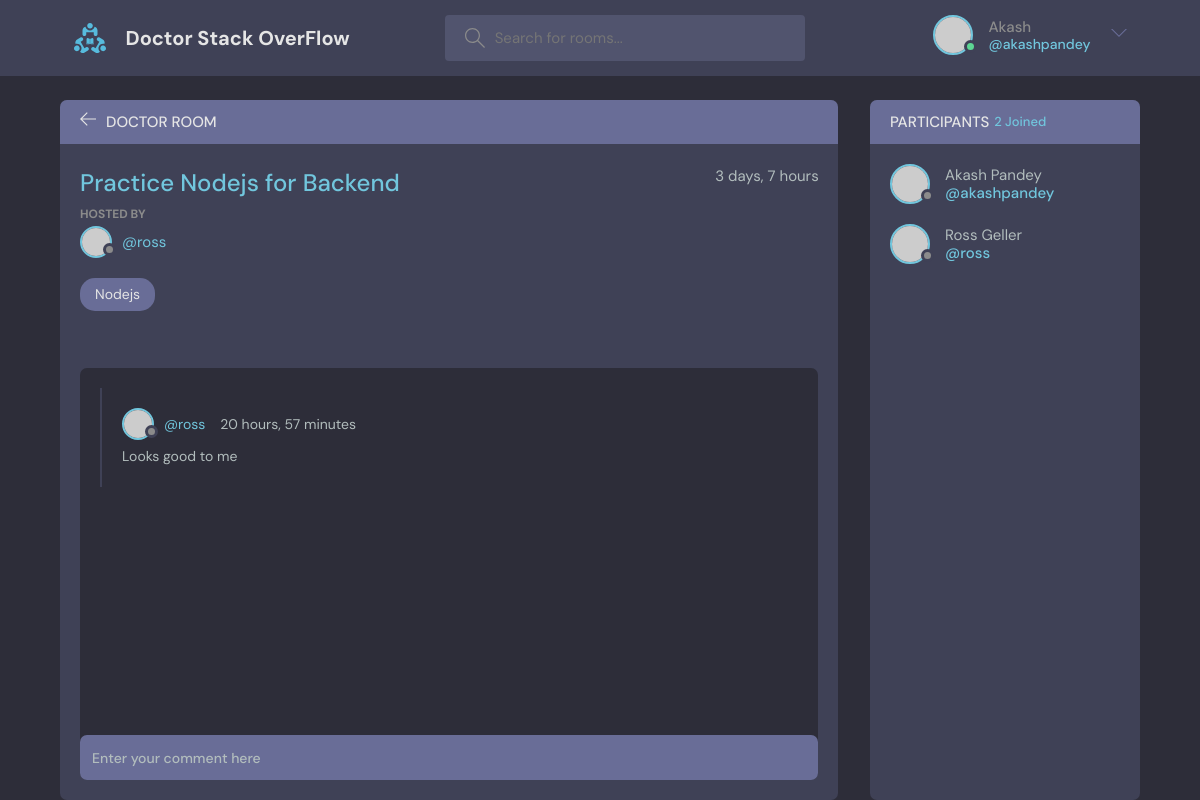
The page /room/11 (signed in) on the database its author committed.
### base/models.py (models this page shows, shortened)
class Room(models.Model):
    host = models.ForeignKey(User, on_delete=models.SET_NULL, null=True)
    topic = models.ForeignKey(Topic, on_delete=models.SET_NULL, null=True)
    name = models.CharField(max_length=200)
    description = models.TextField(null=True, blank=True)
    participants = models.ManyToManyField(
        User, related_name='participants', blank=True)
    updated_at = models.DateTimeField(auto_now=True)
    created_at = models.DateTimeField(auto_now_add=True)
    class Meta:
        ordering = ['-updated_at', '-created_at']

class Topic(models.Model):
    name = models.CharField(max_length=200)
    def __str__(self):
        return self.name

class Message(models.Model):
    user = models.ForeignKey(User, on_delete=models.CASCADE)
    room = models.ForeignKey(Room, on_delete=models.CASCADE)
    body = models.TextField()
    updated_at = models.DateTimeField(auto_now=True)
    created_at = models.DateTimeField(auto_now_add=True)
    class Meta:
        ordering = ['-updated_at', '-created_at']

### base/views.py (the view, shortened to what this page needs)
# urls.py: path('room/<pk>', views.room, name='room'),
def room(request, pk):
    room = Room.objects.get(id=pk)
    room_messages = room.message_set.all().order_by('-created_at')
    participants = room.participants.all()
    print("Participants", participants)
    context = {'room': room, 'room_messages': room_messages,
               'participants': participants}
    return render(request, 'base/room.html', context)

### base/templates/base/room.html (shortened to what this page needs)
{%extends 'main.html' %}
{%block content%}
    <main class="profile-page layout layout--2">
      <div class="container">
        <div class="room">
          <div class="room__top">
            <div class="room__topLeft">
              <a href="{% url 'home' %}">
                <svg version="1.1" xmlns="http://www.w3.org/2000/svg" width="32" height="32" viewBox="0 0 32 32">
                  <title>arrow-left</title>
                  <path
                    d="M13.723 2.286l-13.723 13.714 13.719 13.714 1.616-1.611-10.96-10.96h27.625v-2.286h-27.625l10.965-10.965-1.616-1.607z"
                  ></path>
                </svg>
              </a>
              <h3>Doctor Room</h3>
            </div>
          </div>
          <div class="room__box scroll">
            <div class="room__header scroll">
              <div class="room__info">
                <h3>{{room.name}}</h3>
                <span>{{room.created_at|timesince}}</span>
              </div>
              <div class="room__hosted">
                <p>Hosted By</p>
                <a href="{%url 'user-profile' room.host.id %}" class="room__author">
                  <div class="avatar avatar--small">
                    <img src="https://randomuser.me/api/portraits/men/37.jpg" />
                  </div>
                  <span>@{{room.host.username}}</span>
                </a>
              </div>
              <span class="room__topics"> {{room.topic}}</span>
            </div>
            <div class="room__conversation">
              <div class="threads scroll">
                {%for room__message in room_messages%}
                <div class="thread">
                  <div class="thread__top">
                    <div class="thread__author">
                      <a href="{%url 'user-profile' room__message.user.id %}" class="thread__authorInfo">
                        <div class="avatar avatar--small">
                          <img src="https://randomuser.me/api/portraits/men/37.jpg" />
                        </div>
                        <span>@{{room__message.user}}</span>
                      </a>
                      <span class="thread__date">{{room__message.created_at|timesince}}</span>
                    </div>
                  </div>
                  <div class="thread__details">
                    {{room__message.body}}
                  </div>
                </div>
                {%endfor%}
              </div>
            </div>
          </div>
          {% if request.user.is_authenticated%}
          <div class="room__message">
            <form method="POST" action="">
              <input type="text" name="body" placeholder="Enter your comment here"/>
          </form>
          </div>
          {%endif%}
        </div>
        <div class="participants">
          <h3 class="participants__top">Participants <span>{{participants.count}} Joined</span></h3>
          <div class="participants__list scroll">
            {%for p in participants%}
            <a href="{% url 'user-profile' p.id%}" class="participant">
              <div class="avatar avatar--medium">
                <img src="https://randomuser.me/api/portraits/men/37.jpg" />
              </div>
              <p>
                {{p.first_name}} {{p.last_name}}
                <span>@{{p.username}}</span>
              </p>
            </a>
            {%endfor%}
          </div>
        </div>
      </div>
    </main>
{%endblock%}

### templates/navbar.html (shortened to what this page needs)
{%load static %}
<header class="header header--loggedIn">
  <div class="container">
    <a href="{% url 'home' %}" class="header__logo">
      <img src="{% static 'images/logo.svg' %}" />
      <h1>Doctor Stack OverFlow</h1>
    </a>
    <form class="header__search" method="GET", action="{% url 'home' %}">
      <label>
        <input name = "q" placeholder="Search for rooms..." />
      </label>
    </form>
    <nav class="header__menu">
      {% if request.user.is_authenticated %}
      <div class="header__user">
        <a href="{% url 'user-profile' request.user.id %}">
          <div class="avatar avatar--medium active">
            <img src="https://randomuser.me/api/portraits/men/37.jpg" />
          </div>
          <p>{{request.user.first_name}} <span>@{{request.user.username}}</span></p>
        </a>
        <button class="dropdown-button">
          <svg version="1.1" xmlns="http://www.w3.org/2000/svg" width="32" height="32" viewBox="0 0 32 32">
            <title>chevron-down</title>
            <path d="M16 21l-13-13h-3l16 16 16-16h-3l-13 13z"></path>
          </svg>
        </button>
      </div>
      {%else %}
      <a href="{% url 'login' %}">
        <img src="{% static 'images/logo.svg' %}" />
        <p>Login</p>
      </a>
      {% endif %}
    </nav>
  </div>
</header>

### rows shown on the page
Room: name "Practice Nodejs for Backend", created_at "3 days, 7 hours", host.username "ross", topic "Nodejs"
Message: user "ross", created_at "20 hours, 57 minutes", body "Looks good to me"

### other values the page prints
{{ request.user.first_name }} "Akash"
{{ request.user.username }} "akashpandey"
{{ participants.count }} "2"
{{ p.first_name }} "Akash"
{{ p.last_name }} "Pandey"
{{ p.username }} "akashpandey"
{{ p.first_name }} "Ross"
{{ p.last_name }} "Geller"
{{ p.username }} "ross"
